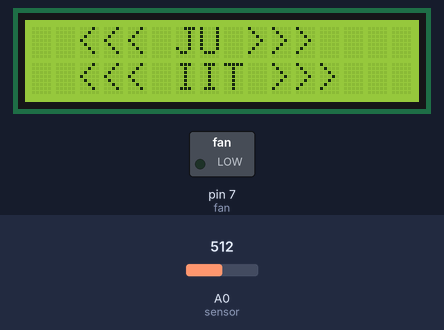
Bench run of a sketch on a simulated Arduino Uno, built with avr-gcc and run on an emulated ATmega328P. On the bench: 16×2 character LCD, switched loads named in the sketch (green lamp = pin HIGH). Inputs (shaded band) come from the test bench; at power-on: A0 (sensor) = 512.

Above: at 4.1 s.
At 13.2 s:
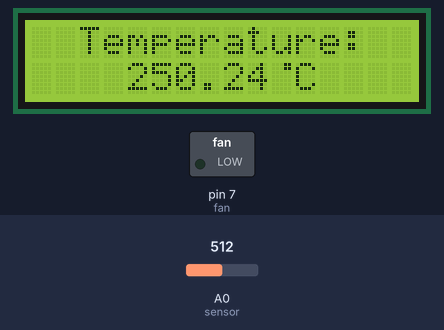
13.3 s: A0 (sensor) set to 54
At 21.7 s:
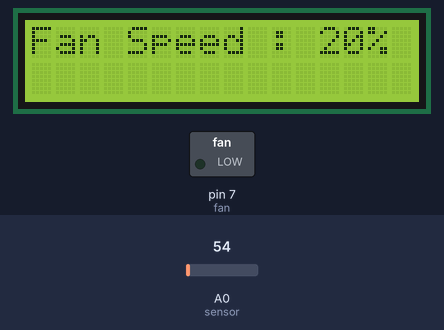
21.9 s: A0 (sensor) set to 48
At 28.3 s:
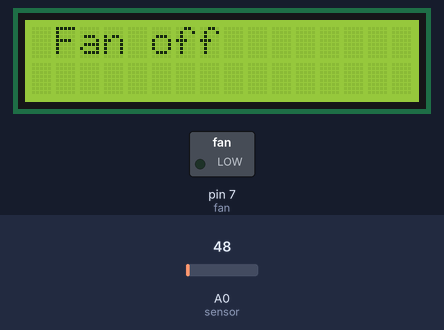
30.5 s: A0 (sensor) set to 27
At 36.6 s:
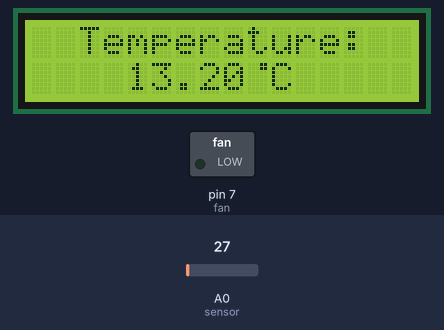
Timing chart, 0 to 38.1 s (numbered marks = the images above; inputs shaded):
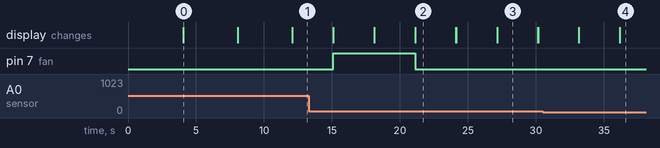

The sketch:

Automatic_Fan_Contorll.ino
```cpp
#include<LiquidCrystal.h>
LiquidCrystal lcd(8, 9, 10, 11, 12, 13);

#define sensor A0
#define fan 7

byte degree[8] =
{
  0b00011,
  0b00011,
  0b00000,
  0b00000,
  0b00000,
  0b00000,
  0b00000,
  0b00000
};

void setup()
{
  pinMode (fan, OUTPUT);
  lcd.begin(16, 2);
  lcd.createChar(1, degree);
  lcd.setCursor(0, 0);
  lcd.print(" Automatic ");
  lcd.setCursor(0, 1);
  lcd.print("Controlled Fan");
  delay(4000);
  lcd.clear();
  lcd.setCursor(2, 0);
  lcd.print("<<< JU >>>");
  lcd.setCursor(2, 1);
  lcd.print("<<< IIT >>>");
  delay(4000);
  lcd.clear();
  lcd.setCursor(2, 0);
  lcd.print(" 1st YEAR ");
  lcd.setCursor(2, 1);
  lcd.print("2st SEMESTER");
  delay(4000);
  lcd.clear();
}

void loop()
{
  /*---------Temperature-------*/
  float reading = analogRead(sensor);
  float temperature = reading * (5.0 / 1023.0) * 100;
  delay(10);

  /*------Display Result------*/
  lcd.clear();
  lcd.setCursor(2, 0);
  lcd.print("Temperature:");
  lcd.setCursor(4, 1);
  lcd.print(temperature);
  lcd.write(1);
  lcd.print("C");
  delay(3000);
  lcd.clear();

  if(temperature < 25)
  {
    analogWrite (9,0);
    lcd.print(" Fan off ");
    delay(3000);
    lcd.clear();
  }
  else if(temperature <= 28)
  {
    analogWrite (fan,100);
    lcd.print("Fan Speed : 20%");
    delay(3000);
    lcd.clear();
  }
  else if(temperature <= 31)
  {
    analogWrite (fan,150);
    lcd.print("Fan Speed : 40%");
    delay(3000);
    lcd.clear();
  }
  else if(temperature <= 34)
  {
    analogWrite (fan,200);
    lcd.print("Fan Speed : 60%");
    delay(3000);
    lcd.clear();
  }
  else if(temperature <= 28)
  {
    analogWrite (fan,250);
    lcd.print("Fan Speed : 80%");
    delay(3000);
    lcd.clear();
  }
  else if(temperature >= 37)
  {
    analogWrite (fan,300);
    lcd.print("Fan Speed : 100%");
    delay(3000);
    lcd.clear();
  }
}
```

Measured:
- the behaviour switches between 52 and 51 on A0 (sensor) (found by bisection; images 2 and 3)
- what the display in image 0 shows lasts 4.0 s, from 4.1 s to 8.1 s
- what the display in image 3 shows lasts 3.0 s, from 27.1 s to 30.1 s
